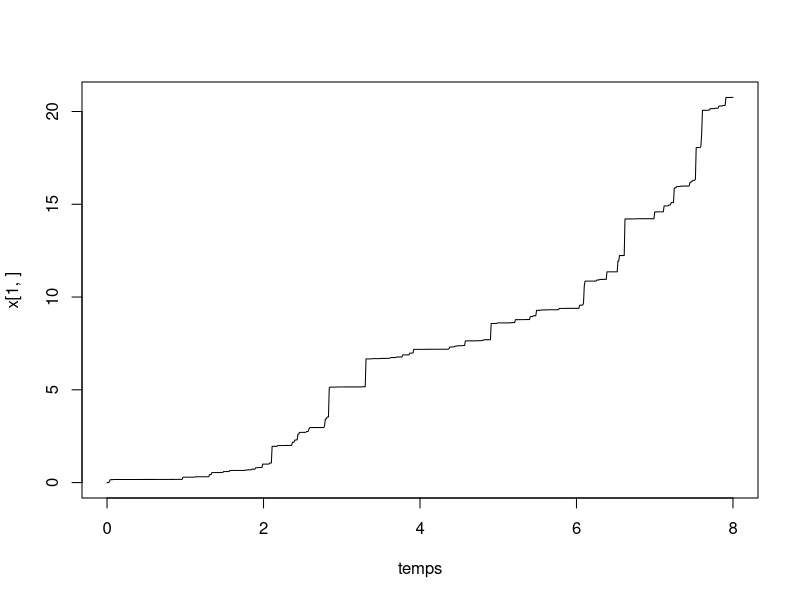

The R script that drew this image: (Note: this script raises an error after producing the figure.)
rm(list=ls())
library(ggplot2)
library(tidyverse)
tau = 0.5 # intervalle inter-inspection
rho = 0.5 # parametre ARDinf
L=3 # seuil pour MP
M=6 # seuil pout MC
tps.final <-8 # fenêtre d'observation du processus

id.newcycle <- FALSE # Initialisation du nb de cycle de renouvellement

# Simulation d'un processus gamma jusqu'au temps final
pas = 0.01 # pas de temps pour simuler le processus




alpha = 1 # paramètre de forme de Gamma a = alpha (t)^beta
beta = 1.5 # paramètre de forme  de Gamma
b=1   # paramètre d'échelle du Gamma
temps = seq(from = 0,to = tps.final,by = pas)

n=length(temps)

nb.inspections<- floor(tps.final/tau) # nombre d'inspections max pendant la fenêtre d'observation.

obs<-numeric(nb.inspections) # données observées (pendant les inspections)

j<-1 # indicateur prochaine inspection
j.newcycle <- 0 # identifier le j où nouveau cycle
nb.cycles <- 1 # compteur de cycles

x=matrix(nrow=nb.inspections,ncol = n) # processus Gamma simulé, nb.lignes = nb.cycles
x[nb.cycles,1] = 0     # initialisation du processus Gamma = 0 à t=0
for(i in 2:n){
  x[nb.cycles,i] = x[nb.cycles,i-1] + rgamma(1,scale = b, shape = alpha*(temps[i]^beta)-temps[i-1]^beta)
}
y=numeric(n) # processus Gamma maintenu
y[1]<-0

while (j<=nb.inspections) {
  # boucle sur un cycle de renouvellement
  if (id.newcycle){
    # on resimule un x depuis 0
    x[nb.cycles,1] = 0     # initialisation du processus Gamma = 0 à t=0
    for(i in 2:n){
      x[nb.cycles,i] = x[nb.cycles,i-1] + rgamma(1,scale = b, shape = alpha*(temps[i]^beta)-temps[i-1]^beta)
    }
    id.newcycle <- FALSE
  }
  
  y[((j-1)*tau/pas+2):(j*(tau/pas)+1)]<-y[(j-1)*tau/pas+1]+ x[nb.cycles,((j-j.newcycle-1)*tau/pas+2):((j-j.newcycle)*(tau/pas)+1)]- x[nb.cycles,(j-j.newcycle-1)*tau/pas+1]
  
  obs[j]<-y[j*tau/pas+1] # état dégradation à l'inspection (t_j^-)
  
  if (obs[j] < L) {
    print("no action")
  } else {
    if (obs[j]<M) {
      y[j*tau/pas+1]<-(1-rho)*y[j*tau/pas+1] # on écrase (ARD infini)
    } else {
      y[j*tau/pas+1]<-0
      id.newcycle <- TRUE
      j.newcycle <- j
      nb.cycles <- nb.cycles+1
    }
  }
  j<-j+1
}
  
  
  
  
  
  



plot(temps,x[1,],type="l")
plot(temps,x[2,],type="l")





df <- data.frame(temps,x,y)
mygraph <- ggplot(df,aes(x = temps)) +  
  geom_line(aes(y = y), color = "darkred") +
  geom_line(aes(y = x), color="steelblue", linetype="twodash") +
  geom_abline(slope = 0,intercept = L,color="blue") +
  geom_abline(slope = 0,intercept = M,color="red")



plot(temps,x[1,],col="red",type="l",ylim = c(0,max(x[1,])),xlim = c(0,8))
par(new=T)
plot(temps,x[2,],col="green",type="l",ylim = c(0,max(x[1,])),xlim = c(0,8))
par(new=T)
plot(temps,y,type="l",ylim=c(0,max(x[1,])),xlim = c(0,8))
par(new=T)
plot(tau*(1:nb.inspections),numeric(length = nb.inspections),ylim=c(0,max(x[1,])),type="p",xlim = c(0,8))
abline(h=L,col="blue")
abline(h=M,col="red")

#abline(v = tau*(1:nb.inspection))


#####################################
# Calcul de la loi stationnaire
#####################################

# se donner une grille pour les abscisses

K<- 20 # nb itérations de l'algo de point fixe
grid_abs <- seq(0.01,8,0.01)
nb_abs <- length(grid_abs)
w<-matrix(nrow = K,ncol = nb_abs )

pi<-list()
pi[[1]]<-function(x) dexp(x)

w[1,]<-pi[[1]](grid_abs)
curve(pi[[1]](x), from = 0, to = max(grid_abs), lwd = 2)

for(k in 2:K){
  for (j in 1:nb_abs){
    abs <- grid_abs[j]
    fn_aux1 <- function(x) {
      res <- pi[[k-1]](x)*dgamma(abs-x,rate=beta,shape=alpha*tau)
      return(res)
    }
    fn_aux2 <- function(x) {
      res <- pi[[k-1]](x)*dgamma(abs-(1-rho)*x,rate=beta,shape=alpha*tau)
      return(res)
    }
    fn_aux3 <- function(x) {
      res <- pi[[k-1]](x)
      return(res)
    }
    w[k,j] <- integrate(f = fn_aux1, lower = 0, upper = min(L,abs))$value 
    + integrate(f = fn_aux2, lower = L, upper = min(M,abs/(1-rho)))$value
    + integrate(f = fn_aux3, lower = M, upper = 2*M)$value * dgamma(abs,rate=beta,shape=alpha*tau)
  }
  aux <- w[k,]
  fn_w <- function(x) {
    res <- splinefun(x = grid_abs, y = aux)(x)*((0 < x) & (x<=max(grid_abs)))
    return(res)
  }
  pi[[k]] <- fn_w
  curve(pi[[k]](x), from = 0, to = max(grid_abs), lwd = 2, add = TRUE, col = k)
}





# initialisation
